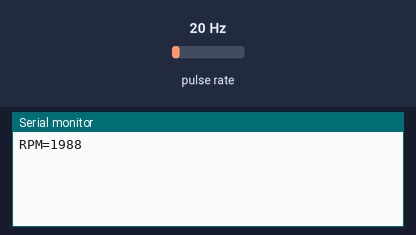
Bench run of a sketch on a simulated Arduino Uno, built with avr-gcc and run on an emulated ATmega328P. Parts: the last lines printed to the serial monitor. Wiring (inferred from the names in the program): pulse sensor: data pin 2. Inputs (shaded band) come from the test bench; at power-on: pulse rate 20 Hz.

Above: at 1.2 s.
1.3 s: pulse rate (sensor on pin 2) set to 4 Hz
At 2.6 s:
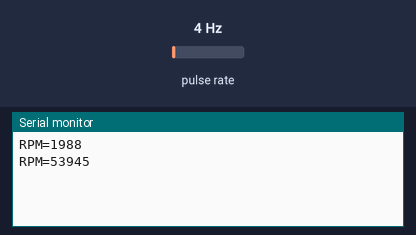
2.8 s: pulse rate (sensor on pin 2) set to 50 Hz
At 3.4 s:
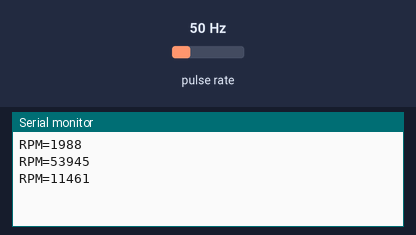
Timing chart, 0 to 5.8 s (numbered marks = the images above; inputs shaded):
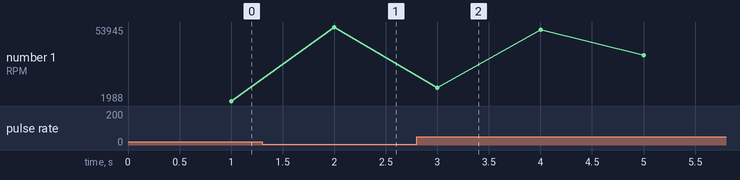

Measured:
- after the input at 1.3 s, the serial monitor: prints a new line after 0.70 s (image 1)
- after the input at 2.8 s, the serial monitor: prints a new line after 0.20 s (image 2)
- plotted number 1: 1988 → 53945 after the input at 1.3 s, 53945 → 34222 after the input at 2.8 s

The sketch:

Hall_Effect_Tachometer_Speed_Sensor.ino
```cpp
#include <Wire.h>

#define DEBUG true

#define TACHOMETER_SYSTEM_ADDRESS 0xC3

#define HALL_SENSOR_PIN 2

volatile byte counter; //for incrementing each time the wheel truns

unsigned int roundsPerMinute;

unsigned long elapsedTime;

/**
 * This interrupt function is run twice for each revolution
 */
void interuptServiceRoutine(){
  counter++;
}

void setup() {

  Wire.begin(TACHOMETER_SYSTEM_ADDRESS);
  Wire.onRequest(requestEventHandler);

  if(DEBUG){
    Serial.begin(9600);
  }

  attachInterrupt(0, interuptServiceRoutine, RISING);

  pinMode(HALL_SENSOR_PIN, INPUT);

  counter = 0;

  roundsPerMinute = 0;

  elapsedTime = 0;

}

void loop() {

  delay(1000); //Update RPM every second

  detachInterrupt(0); //Interrupts are disabled

  roundsPerMinute = 60*1000/(millis() - elapsedTime)*counter;

  elapsedTime = millis();

  counter = 0;

  if(DEBUG){

    Serial.print("RPM=");

    Serial.println(roundsPerMinute); //Print out result to monitor

  }

  attachInterrupt(0, interuptServiceRoutine, RISING);   //Restart the interrupt processing

}

void requestEventHandler(){
  Wire.write("SPD:");
  Wire.write(roundsPerMinute);
  Wire.write("\n");
}
```
